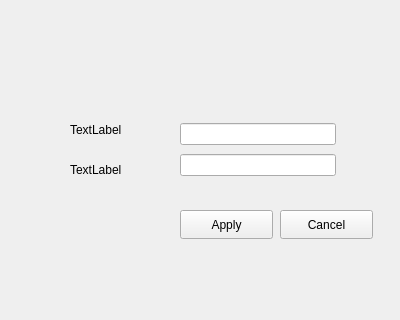
<?xml version="1.0" encoding="UTF-8"?>
<ui version="4.0">
 <class>editedge</class>
 <widget class="QWidget" name="editedge">
  <property name="geometry">
   <rect>
    <x>0</x>
    <y>0</y>
    <width>400</width>
    <height>320</height>
   </rect>
  </property>
  <property name="windowTitle">
   <string>Form</string>
  </property>
  <widget class="QWidget" name="layoutWidget">
   <property name="geometry">
    <rect>
     <x>180</x>
     <y>120</y>
     <width>156</width>
     <height>61</height>
    </rect>
   </property>
   <layout class="QVBoxLayout" name="verticalLayout">
    <item>
     <widget class="QLineEdit" name="priceEdit"/>
    </item>
    <item>
     <widget class="QLineEdit" name="transportationEdit"/>
    </item>
   </layout>
  </widget>
  <widget class="QPushButton" name="applyButton">
   <property name="geometry">
    <rect>
     <x>180</x>
     <y>210</y>
     <width>93</width>
     <height>29</height>
    </rect>
   </property>
   <property name="text">
    <string>Apply</string>
   </property>
  </widget>
  <widget class="QPushButton" name="cancelButton">
   <property name="geometry">
    <rect>
     <x>280</x>
     <y>210</y>
     <width>93</width>
     <height>29</height>
    </rect>
   </property>
   <property name="text">
    <string>Cancel</string>
   </property>
  </widget>
  <widget class="QLabel" name="label">
   <property name="geometry">
    <rect>
     <x>70</x>
     <y>120</y>
     <width>63</width>
     <height>20</height>
    </rect>
   </property>
   <property name="text">
    <string>TextLabel</string>
   </property>
  </widget>
  <widget class="QLabel" name="label_2">
   <property name="geometry">
    <rect>
     <x>70</x>
     <y>160</y>
     <width>63</width>
     <height>20</height>
    </rect>
   </property>
   <property name="text">
    <string>TextLabel</string>
   </property>
  </widget>
 </widget>
 <resources/>
 <connections/>
</ui>
